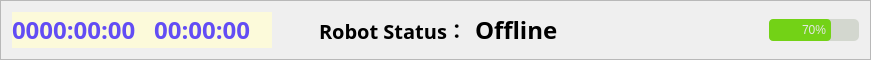
                 <widget class="QFrame" name="frame_7">
                  <property name="minimumSize">
                   <size>
                    <width>0</width>
                    <height>60</height>
                   </size>
                  </property>
                  <property name="maximumSize">
                   <size>
                    <width>16370000</width>
                    <height>60</height>
                   </size>
                  </property>
                  <property name="frameShape">
                   <enum>QFrame::StyledPanel</enum>
                  </property>
                  <property name="frameShadow">
                   <enum>QFrame::Raised</enum>
                  </property>
                  <layout class="QHBoxLayout" name="horizontalLayout_7">
                   <item>
                    <widget class="QLabel" name="label_time">
                     <property name="minimumSize">
                      <size>
                       <width>260</width>
                       <height>0</height>
                      </size>
                     </property>
                     <property name="maximumSize">
                      <size>
                       <width>260</width>
                       <height>16777215</height>
                      </size>
                     </property>
                     <property name="font">
                      <font>
                       <family>DejaVu Serif 13</family>
                       <pointsize>18</pointsize>
                       <weight>75</weight>
                       <bold>true</bold>
                      </font>
                     </property>
                     <property name="styleSheet">
                      <string notr="true">color: rgb(98, 77, 244);
background-color: rgb(252, 250, 218);</string>
                     </property>
                     <property name="text">
                      <string>0000:00:00   00:00:00</string>
                     </property>
                    </widget>
                   </item>
                   <item>
                    <widget class="QLabel" name="label_6">
                     <property name="minimumSize">
                      <size>
                       <width>35</width>
                       <height>0</height>
                      </size>
                     </property>
                     <property name="maximumSize">
                      <size>
                       <width>35</width>
                       <height>16777215</height>
                      </size>
                     </property>
                     <property name="text">
                      <string/>
                     </property>
                     <property name="pixmap">
                      <pixmap resource="../resources/images.qrc">:/images/robot2.png</pixmap>
                     </property>
                    </widget>
                   </item>
                   <item>
                    <widget class="QLabel" name="label_8">
                     <property name="minimumSize">
                      <size>
                       <width>150</width>
                       <height>0</height>
                      </size>
                     </property>
                     <property name="maximumSize">
                      <size>
                       <width>150</width>
                       <height>16777215</height>
                      </size>
                     </property>
                     <property name="font">
                      <font>
                       <family>DejaVu Serif 13</family>
                       <pointsize>15</pointsize>
                       <weight>75</weight>
                       <bold>true</bold>
                      </font>
                     </property>
                     <property name="text">
                      <string>Robot Status：</string>
                     </property>
                    </widget>
                   </item>
                   <item>
                    <widget class="QLabel" name="label_statue_text">
                     <property name="font">
                      <font>
                       <family>DejaVu Serif 13</family>
                       <pointsize>18</pointsize>
                       <weight>75</weight>
                       <bold>true</bold>
                      </font>
                     </property>
                     <property name="text">
                      <string>Offline</string>
                     </property>
                    </widget>
                   </item>
                   <item>
                    <widget class="QLabel" name="label_robot_staue_img">
                     <property name="minimumSize">
                      <size>
                       <width>32</width>
                       <height>32</height>
                      </size>
                     </property>
                     <property name="maximumSize">
                      <size>
                       <width>32</width>
                       <height>32</height>
                      </size>
                     </property>
                     <property name="text">
                      <string/>
                     </property>
                     <property name="pixmap">
                      <pixmap resource="../resources/images.qrc">:/images/power-v.png</pixmap>
                     </property>
                    </widget>
                   </item>
                   <item>
                    <spacer name="horizontalSpacer">
                     <property name="orientation">
                      <enum>Qt::Horizontal</enum>
                     </property>
                     <property name="sizeHint" stdset="0">
                      <size>
                       <width>154</width>
                       <height>20</height>
                      </size>
                     </property>
                    </spacer>
                   </item>
                   <item>
                    <widget class="QLabel" name="label_39">
                     <property name="maximumSize">
                      <size>
                       <width>30</width>
                       <height>30</height>
                      </size>
                     </property>
                     <property name="text">
                      <string/>
                     </property>
                     <property name="pixmap">
                      <pixmap resource="../resources/images.qrc">:/images/power.png</pixmap>
                     </property>
                    </widget>
                   </item>
                   <item>
                    <widget class="QProgressBar" name="progressBar">
                     <property name="maximumSize">
                      <size>
                       <width>90</width>
                       <height>16777215</height>
                      </size>
                     </property>
                     <property name="styleSheet">
                      <string notr="true">QProgressBar#progressBar
{
      border:none;   /*无边框*/
      background:rgb(211, 215, 207);
      border-radius:5px;
      text-align:center;   /*文本的位置*/
      color: rgb(229, 229, 229);  /*文本颜色*/
}
 
QProgressBar::chunk 
{
      background-color:rgb(115, 210, 22);
      border-radius:4px;
}
</string>
                     </property>
                     <property name="value">
                      <number>70</number>
                     </property>
                    </widget>
                   </item>
                  </layout>
                 </widget>
